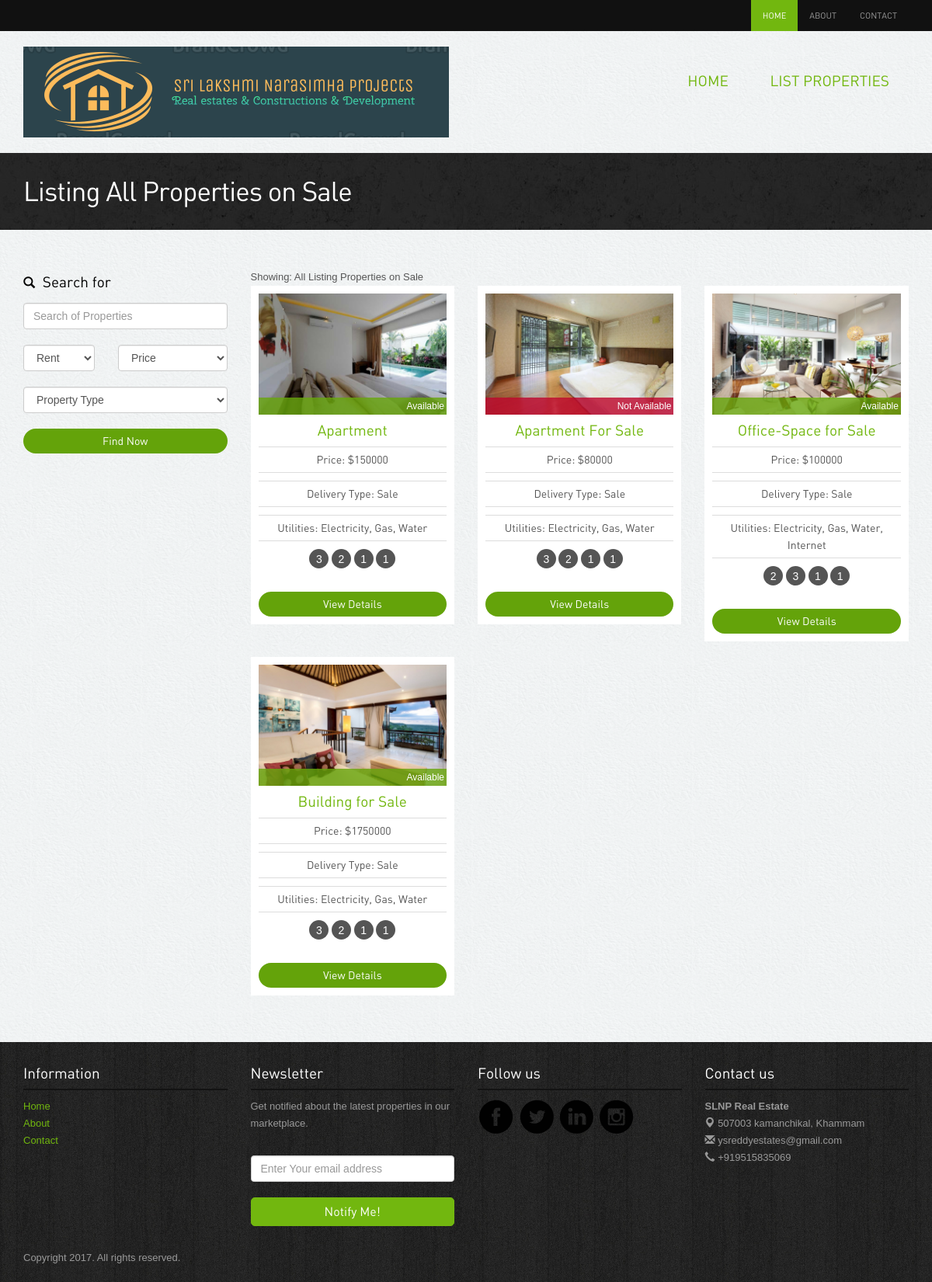
Page /sale.php on the committed database.
### tables this page shows
CREATE TABLE `properties` (
  `property_id` int(10) NOT NULL,
  `property_title` varchar(150) DEFAULT NULL,
  `property_details` text,
  `delivery_type` varchar(20) DEFAULT NULL,
  `availablility` int(5) DEFAULT NULL,
  `price` float DEFAULT NULL,
  `property_address` varchar(200) DEFAULT NULL,
  `property_img` varchar(200) DEFAULT NULL,
  `bed_room` int(5) DEFAULT NULL,
  `liv_room` int(5) DEFAULT NULL,
  `parking` int(5) DEFAULT NULL,
  `kitchen` int(5) DEFAULT NULL,
  `utility` varchar(100) DEFAULT NULL,
  `property_type` varchar(20) DEFAULT NULL,
  `floor_space` varchar(20) DEFAULT NULL,
  `agent_id` int(10) DEFAULT NULL
);

### sale.php (the view, shortened to what this page needs)
<?php
include_once "connection.php";
$query = "select * from properties where delivery_type = 'Sale'";
$result = mysqli_query($con, $query);
?>
<!DOCTYPE html>
<html lang="en">
<head>
 	<link rel="stylesheet" href="assets/bootstrap/css/bootstrap.css" />
  	<link rel="stylesheet" href="assets/style.css"/>
<link rel="stylesheet" href="assets/owl-carousel/owl.carousel.css">
<link rel="stylesheet" href="assets/owl-carousel/owl.theme.css">
    <link rel="stylesheet" type="text/css" href="assets/slitslider/css/style.css" />
    <link rel="stylesheet" type="text/css" href="assets/slitslider/css/custom.css" />
<script src='assets/google_analytics_auto.js'></script></head>
<body>
<div class="navbar-wrapper">
        <div class="navbar-inverse" role="navigation">
          <div class="container">
            <div class="navbar-collapse  collapse">
              <ul class="nav navbar-nav navbar-right">
               <li class="active"><a href="index.php">Home</a></li>
                <li><a href="about.html">About</a></li>
                <li><a href="contact.html">Contact</a></li>
              </ul>
            </div>
          </div>
        </div>
    </div>
<div class="container">
<div class="header">
<a href="index.php"><img src="images/header.png" alt="Realestate"></a>
            <div class="menu">
              <ul class="pull-right">
              	<li><a href="index.php">Home</a></li>
                <li><a href="list-properties.php">List Properties</a>
                </li>
              </ul>
           </div>
</div>
</div>
<div class="inside-banner">
  <div class="container">
    <h2>Listing All Properties on Sale</h2>
</div>
</div>
<div class="container">
<div class="properties-listing spacer">
<div class="row">
<div class="col-lg-3 col-sm-4 ">
  <div class="search-form"><h4><span class="glyphicon glyphicon-search"></span> Search for</h4>
  <form action="search.php" method="post" name="search">
    <input type="text" class="form-control" name="search" placeholder="Search of Properties">
    <div class="row">
            <div class="col-lg-5">
              <select name="delivery_type" class="form-control">
                <option value="Rent">Rent</option>
              </select>
            </div>
            <div class="col-lg-7">
              <select name="search_price" class="form-control">
                <option>Price</option>
              </select>
            </div>
          </div>
          <div class="row">
          <div class="col-lg-12">
              <select name="property_type" class="form-control">
                <option>Property Type</option>
              </select>
              </div>
          </div>
          <button name="submit" class="btn btn-primary">Find Now</button>
</form>
  </div>
</div>
<div class="col-lg-9 col-sm-8">
<div class="sortby clearfix">
<div class="pull-left result">Showing: All Listing Properties on Sale</div>
</div>
<div class="row">
       <?php
	  	while($property_result = mysqli_fetch_assoc($result)){
			$id = $property_result['property_id'];
			$property_title = $property_result['property_title'];
			$delivery_type = $property_result['delivery_type'];
			$availablility = $property_result['availablility'];
			$price = $property_result['price'];
			$property_img = $property_result['property_img'];
			$bed_room = $property_result['bed_room'];
			$liv_room = $property_result['liv_room'];
			$parking = $property_result['parking'];
			$kitchen = $property_result['kitchen'];
			$utility = $property_result['utility'];
	  ?>
      <div class="col-lg-4 col-sm-6">
      <div class="properties">
        <div class="image-holder"><img src="<?php echo $property_img; ?>" class="img-responsive" alt="properties">
          <?php if($availablility == 0){ ?><div class="status sold">Available</div> <?php } else { ?>
          <div class="status new">Not Available</div>
          <?php } ?>
        </div>
        <h4><a href="property-detail.php?id=<?php echo $id; ?>"><?php echo $property_title;  ?></a></h4>
        <p class="price">Price: $<?php echo $price; ?></p>
        <p class="price">Delivery Type: <?php echo $delivery_type; ?></p>
        <p class="price">Utilities: <?php echo $utility; ?></p>
        <div class="listing-detail">
        <span data-toggle="tooltip" data-placement="bottom" data-original-title="Bed Room"><?php echo $bed_room; ?></span>
        <span data-toggle="tooltip" data-placement="bottom" data-original-title="Living Room"><?php echo $liv_room; ?></span>
        <span data-toggle="tooltip" data-placement="bottom" data-original-title="Parking"><?php echo $parking; ?></span>
        <span data-toggle="tooltip" data-placement="bottom" data-original-title="Kitchen"><?php echo $kitchen; ?></span>
        </div>
        <a class="btn btn-primary" href="property-detail.php?id=<?php echo $id; ?>">View Details</a>
      </div>
      </div>
      <?php } ?>
</div>
</div>
</div>
</div>
</div>
<div class="footer">
<div class="container">
<div class="row">
            <div class="col-lg-3 col-sm-3">
                   <h4>Information</h4>
                   <ul class="row">
                <li class="col-lg-12 col-sm-12 col-xs-3"><a href="index.php">Home</a></li>
                <li class="col-lg-12 col-sm-12 col-xs-3"><a href="about.html">About</a></li>
                <li class="col-lg-12 col-sm-12 col-xs-3"><a href="contact.html">Contact</a></li>
              </ul>
            </div>
            <div class="col-lg-3 col-sm-3">
                    <h4>Newsletter</h4>
                    <p>Get notified about the latest properties in our marketplace.</p>
                    <form class="form-inline" role="form">
                            <input type="text" placeholder="Enter Your email address" class="form-control">
                                <button class="btn btn-success" type="button">Notify Me!</button></form>
            </div>
            <div class="col-lg-3 col-sm-3">
                    <h4>Follow us</h4>
                    <a href="#"><img src="images/facebook.png" alt="facebook"></a>
                    <a href="#"><img src="images/twitter.png" alt="twitter"></a>
                    <a href="#"><img src="images/linkedin.png" alt="linkedin"></a>
                    <a href="#"><img src="images/instagram.png" alt="instagram"></a>
            </div>
             <div class="col-lg-3 col-sm-3">
                    <h4>Contact us</h4>
                    <p><b>SLNP Real Estate</b><br>
<span class="glyphicon glyphicon-map-marker"></span> 507003 kamanchikal, Khammam <br>
<span class="glyphicon glyphicon-envelope"></span> ysreddyestates@gmail.com<br>
<span class="glyphicon glyphicon-earphone"></span> +919515835069</p>
            </div>
        </div>
<p class="copyright">Copyright 2017. All rights reserved.	</p>
</div></div>
</body>
</html>

### assets/style.css (style rules this page uses)
body { color:#555; font:normal 13px/22px Arial; background:url(../images/bgmain.png) #eee; }
h1,h2,h3,h4,h5 { font-weight:normal; font-family: din;margin: 0;padding: 0;color: #000 }
h2 { font-size: 35px; letter-spacing: -1px;margin-bottom: 20px; }
h4 { margin: 10px 0; font-size: 19px; }
h4 span { margin-right: 5px; font-size: 15px; }
p { margin-bottom: 30px; }
a { color:#72b70f; text-decoration:none;outline: none; }
.spacer { margin-top: 40px;margin-bottom:40px; }
select,input { outline: 0; margin-bottom: 20px; }
.btn { border-radius: 5px; font-family: din; outline: none; }
.btn-success { background: #72b70f;border:1px solid #72b70f;padding:6px 20px; font-size:16px; width: 100%; }
.btn-primary { background: #64a30a;border:none;width: 100%;border-radius: 20px; }
.header { padding: 20px 0; }
.header ul { list-style: none;margin: 0; padding: 0;margin-top: 25px; }
.header ul li { display: inline-block; padding: 0 0 0 40px; }
.header ul li a { font-size: 19px;font-family: din;text-transform: uppercase; }
.navbar-inverse { background-color: #111; }
.navbar-inverse .navbar-nav > li > a { font-size: 11px;padding-top: 10px;padding-bottom: 10px;font-family: din;text-transform: uppercase; }
.navbar-inverse .navbar-nav > .active > a, .navbar-inverse .navbar-nav > .active > a:hover, .navbar-inverse .navbar-nav > .active > a:focus { background-color: #72b70f; }
.properties-listing div.properties { padding: 10px; background-color: #fff;text-align: center; margin-bottom: 20px; }
.properties-listing div.properties .image-holder { position: relative; }
.properties-listing div.properties .status { position: absolute;bottom: 0;z-index: 100;display: block;width: 100%;color: #fff;padding:0 3px;text-align: right; font-size: 12px; }
.properties-listing div.properties p { margin-bottom: 10px; font-size: 14px;border-top: 1px solid #ddd;border-bottom: 1px solid #ddd;padding: 5px 0;font-family: din; }
.listing-detail { margin-bottom: 30px; }
.listing-detail span { color: #fff; width: 25px; height: 25px; background-color: #555;display: inline-block;border-radius:25px; text-align: center;line-height: 26px; font-size: 14px;cursor: crosshair; }
.status.sold { background:rgba(104,167,13,0.8); }
.status.new { background:rgba(190,7,46,0.8); }
.inside-banner { background:url(../images/bginside.jpg) #222;color: #fff; padding: 30px 0; }
.inside-banner h2 { margin: 0; color: #fff; }
.search-form { margin-bottom: 50px; }
.search-form h4 { margin: 17px 0; }
.sortby .result { margin-top: 10px; }
.menu { display: inline-block; padding:0; float:right; }
.menu ul { padding: 0; list-style: none; }
.menu ul li { display: inline-block; position: relative; text-align: left; }
.menu ul li a { display: block; padding: 8px 25px; text-decoration: none; }
.header ul li { padding: 0 !important; }
.footer { background:url(../images/bg.jpg) #222; padding: 20px 0; color: #999; }
.footer h4 { color: #fff;border-bottom: 2px solid #131313;margin-bottom: 10px;padding-bottom: 10px; }
.footer ul { list-style: none;padding: 0; }
.footer p.copyright { margin: 30px 0 0 0; }

### rows in the picture
properties: property_img (picture), availablility "Available", property_title "Apartment", price "150000", delivery_type "Sale", utility "Electricity, Gas, Water", bed_room "3", liv_room "2", parking "1", kitchen "1"
properties: property_img (picture), availablility "Not Available", property_title "Apartment For Sale", price "80000", delivery_type "Sale", utility "Electricity, Gas, Water", bed_room "3", liv_room "2", parking "1", kitchen "1"
properties: property_img (picture), availablility "Available", property_title "Office-Space for Sale", price "100000", delivery_type "Sale", utility "Electricity, Gas, Water, Internet", bed_room "2", liv_room "3", parking "1", kitchen "1"
properties: property_img (picture), availablility "Available", property_title "Building for Sale", price "1750000", delivery_type "Sale", utility "Electricity, Gas, Water", bed_room "3", liv_room "2", parking "1", kitchen "1"
